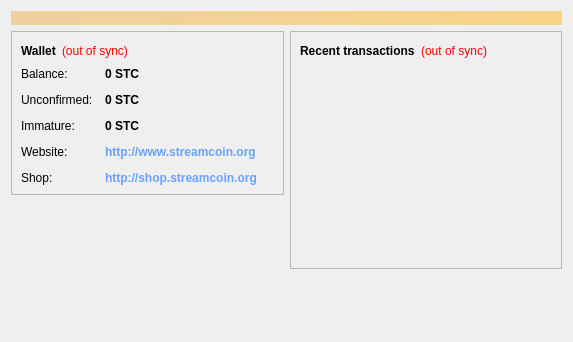
<?xml version="1.0" encoding="UTF-8"?>
<ui version="4.0">
 <class>OverviewPage</class>
 <widget class="QWidget" name="OverviewPage">
  <property name="geometry">
   <rect>
    <x>0</x>
    <y>0</y>
    <width>573</width>
    <height>342</height>
   </rect>
  </property>
  <property name="windowTitle">
   <string>Form</string>
  </property>
  <layout class="QVBoxLayout" name="topLayout">
   <item>
    <widget class="QLabel" name="labelAlerts">
     <property name="visible">
      <bool>false</bool>
     </property>
     <property name="styleSheet">
      <string notr="true">background-color: qlineargradient(x1: 0, y1: 0, x2: 1, y2: 0, stop:0 #F0D0A0, stop:1 #F8D488); color:#000000;</string>
     </property>
     <property name="wordWrap">
      <bool>true</bool>
     </property>
     <property name="margin">
      <number>3</number>
     </property>
    </widget>
   </item>
   <item>
    <layout class="QHBoxLayout" name="horizontalLayout" stretch="1,1">
     <item>
      <layout class="QVBoxLayout" name="verticalLayout_2">
       <item>
        <widget class="QFrame" name="frame">
         <property name="frameShape">
          <enum>QFrame::StyledPanel</enum>
         </property>
         <property name="frameShadow">
          <enum>QFrame::Raised</enum>
         </property>
         <layout class="QVBoxLayout" name="verticalLayout_4">
          <item>
           <layout class="QHBoxLayout" name="horizontalLayout_4">
            <item>
             <widget class="QLabel" name="label_5">
              <property name="font">
               <font>
                <weight>75</weight>
                <bold>true</bold>
               </font>
              </property>
              <property name="text">
               <string>Wallet</string>
              </property>
             </widget>
            </item>
            <item>
             <widget class="QLabel" name="labelWalletStatus">
              <property name="toolTip">
               <string>The displayed information may be out of date. Your wallet automatically synchronizes with the StreamCoin network after a connection is established, but this process has not completed yet.</string>
              </property>
              <property name="styleSheet">
               <string notr="true">QLabel { color: red; }</string>
              </property>
              <property name="text">
               <string notr="true">(out of sync)</string>
              </property>
              <property name="alignment">
               <set>Qt::AlignLeading|Qt::AlignLeft|Qt::AlignVCenter</set>
              </property>
             </widget>
            </item>
            <item>
             <spacer name="horizontalSpacer_2">
              <property name="orientation">
               <enum>Qt::Horizontal</enum>
              </property>
              <property name="sizeHint" stdset="0">
               <size>
                <width>40</width>
                <height>20</height>
               </size>
              </property>
             </spacer>
            </item>
           </layout>
          </item>
          <item>
           <layout class="QFormLayout" name="formLayout_2">
            <property name="fieldGrowthPolicy">
             <enum>QFormLayout::AllNonFixedFieldsGrow</enum>
            </property>
            <property name="horizontalSpacing">
             <number>12</number>
            </property>
            <property name="verticalSpacing">
             <number>12</number>
            </property>
            <item row="0" column="0">
             <widget class="QLabel" name="label">
              <property name="text">
               <string>Balance:</string>
              </property>
             </widget>
            </item>
            <item row="0" column="1">
             <widget class="QLabel" name="labelBalance">
              <property name="font">
               <font>
                <weight>75</weight>
                <bold>true</bold>
               </font>
              </property>
              <property name="cursor">
               <cursorShape>IBeamCursor</cursorShape>
              </property>
              <property name="toolTip">
               <string>Your current balance</string>
              </property>
              <property name="text">
               <string notr="true">0 STC</string>
              </property>
              <property name="textInteractionFlags">
               <set>Qt::LinksAccessibleByMouse|Qt::TextSelectableByKeyboard|Qt::TextSelectableByMouse</set>
              </property>
             </widget>
            </item>
            <item row="1" column="0">
             <widget class="QLabel" name="label_3">
              <property name="text">
               <string>Unconfirmed:</string>
              </property>
             </widget>
            </item>
            <item row="1" column="1">
             <widget class="QLabel" name="labelUnconfirmed">
              <property name="font">
               <font>
                <weight>75</weight>
                <bold>true</bold>
               </font>
              </property>
              <property name="cursor">
               <cursorShape>IBeamCursor</cursorShape>
              </property>
              <property name="toolTip">
               <string>Total of transactions that have yet to be confirmed, and do not yet count toward the current balance</string>
              </property>
              <property name="text">
               <string notr="true">0 STC</string>
              </property>
              <property name="textInteractionFlags">
               <set>Qt::LinksAccessibleByMouse|Qt::TextSelectableByKeyboard|Qt::TextSelectableByMouse</set>
              </property>
             </widget>
            </item>
            <item row="2" column="0">
             <widget class="QLabel" name="labelImmatureText">
              <property name="text">
               <string>Immature:</string>
              </property>
             </widget>
            </item>
            <item row="2" column="1">
             <widget class="QLabel" name="labelImmature">
              <property name="font">
               <font>
                <weight>75</weight>
                <bold>true</bold>
               </font>
              </property>
              <property name="toolTip">
               <string>Mined balance that has not yet matured</string>
              </property>
              <property name="text">
               <string notr="true">0 STC</string>
              </property>
              <property name="textInteractionFlags">
               <set>Qt::LinksAccessibleByMouse|Qt::TextSelectableByKeyboard|Qt::TextSelectableByMouse</set>
              </property>
             </widget>
            </item>
            <item row="3" column="0">
             <widget class="QLabel" name="websiteShopText">
              <property name="text">
               <string>Website:</string>
              </property>
             </widget>
            </item>
            <item row="3" column="1">
             <widget class="QLabel" name="websiteShopText">
			 <property name="styleSheet">
			  <string notr="true">color:#68A2FF;</string>
			 </property>
              <property name="font">
               <font>
                <weight>75</weight>
                <bold>true</bold>
               </font>
              </property>
              <property name="toolTip">
               <string>More information? http://www.streamcoin.org</string>
              </property>
              <property name="text">
               <string notr="true">http://www.streamcoin.org</string>
              </property>
              <property name="textInteractionFlags">
               <set>Qt::LinksAccessibleByMouse|Qt::TextSelectableByKeyboard|Qt::TextSelectableByMouse</set>
              </property>
             </widget>
            </item>
            <item row="4" column="0">
             <widget class="QLabel" name="websiteShopText">
              <property name="text">
               <string>Shop:</string>
              </property>
             </widget>
            </item>
            <item row="4" column="1">
             <widget class="QLabel" name="websiteShopText">
			 <property name="styleSheet">
			  <string notr="true">color:#68A2FF;</string>
			 </property>
              <property name="font">
               <font>
                <weight>75</weight>
                <bold>true</bold>
               </font>
              </property>
              <property name="toolTip">
               <string>Mine your IPhone/Ipad? http://shop.streamcoin.org</string>
              </property>
              <property name="text">
               <string notr="true">http://shop.streamcoin.org</string>
              </property>
              <property name="textInteractionFlags">
               <set>Qt::LinksAccessibleByMouse|Qt::TextSelectableByKeyboard|Qt::TextSelectableByMouse</set>
              </property>
             </widget>
            </item>
           </layout>
          </item>
         </layout>
        </widget>
       </item>
       <item>
        <spacer name="verticalSpacer">
         <property name="orientation">
          <enum>Qt::Vertical</enum>
         </property>
         <property name="sizeHint" stdset="0">
          <size>
           <width>20</width>
           <height>40</height>
          </size>
         </property>
        </spacer>
       </item>
      </layout>
     </item>
     <item>
      <layout class="QVBoxLayout" name="verticalLayout_3">
       <item>
        <widget class="QFrame" name="frame_2">
         <property name="frameShape">
          <enum>QFrame::StyledPanel</enum>
         </property>
         <property name="frameShadow">
          <enum>QFrame::Raised</enum>
         </property>
         <layout class="QVBoxLayout" name="verticalLayout">
          <item>
           <layout class="QHBoxLayout" name="horizontalLayout_2">
            <item>
             <widget class="QLabel" name="label_4">
              <property name="text">
               <string>&lt;b&gt;Recent transactions&lt;/b&gt;</string>
              </property>
             </widget>
            </item>
            <item>
             <widget class="QLabel" name="labelTransactionsStatus">
              <property name="toolTip">
               <string>The displayed information may be out of date. Your wallet automatically synchronizes with the StreamCoin network after a connection is established, but this process has not completed yet.</string>
              </property>
              <property name="styleSheet">
               <string notr="true">QLabel { color: red; }</string>
              </property>
              <property name="text">
               <string notr="true">(out of sync)</string>
              </property>
              <property name="alignment">
               <set>Qt::AlignRight|Qt::AlignTrailing|Qt::AlignVCenter</set>
              </property>
             </widget>
            </item>
            <item>
             <spacer name="horizontalSpacer">
              <property name="orientation">
               <enum>Qt::Horizontal</enum>
              </property>
              <property name="sizeHint" stdset="0">
               <size>
                <width>40</width>
                <height>20</height>
               </size>
              </property>
             </spacer>
            </item>
           </layout>
          </item>
          <item>
           <widget class="QListView" name="listTransactions">
            <property name="styleSheet">
             <string notr="true">QListView { background: transparent; }</string>
            </property>
            <property name="frameShape">
             <enum>QFrame::NoFrame</enum>
            </property>
            <property name="verticalScrollBarPolicy">
             <enum>Qt::ScrollBarAlwaysOff</enum>
            </property>
            <property name="horizontalScrollBarPolicy">
             <enum>Qt::ScrollBarAlwaysOff</enum>
            </property>
            <property name="selectionMode">
             <enum>QAbstractItemView::NoSelection</enum>
            </property>
           </widget>
          </item>
         </layout>
        </widget>
       </item>
       <item>
        <spacer name="verticalSpacer_2">
         <property name="orientation">
          <enum>Qt::Vertical</enum>
         </property>
         <property name="sizeHint" stdset="0">
          <size>
           <width>20</width>
           <height>40</height>
          </size>
         </property>
        </spacer>
       </item>
      </layout>
     </item>
    </layout>
   </item>
  </layout>
 </widget>
 <resources/>
 <connections/>
</ui>
